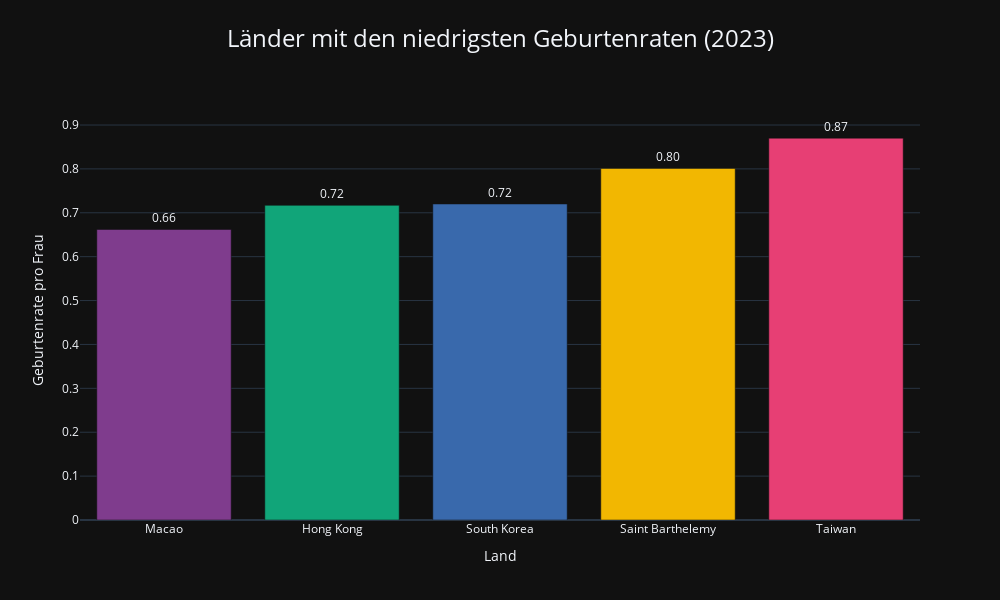
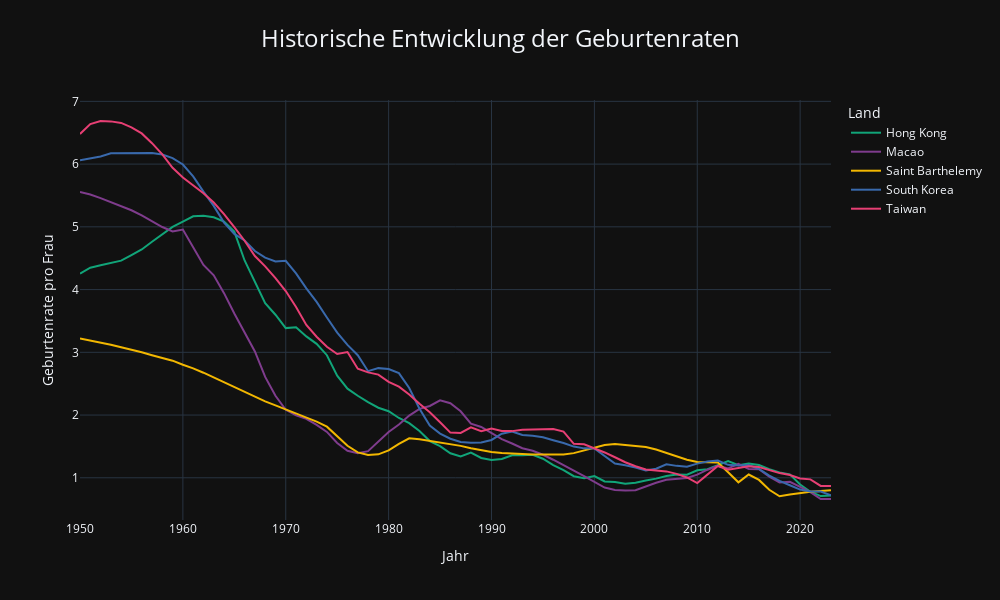

Here is the notebook cell these charts were saved with, in order:
### Markdown cell above
## TOP5 min() FTR

### Code cell
# Filtern der Daten für das Jahr 2023
fertility_2023 = fertility_rate[fertility_rate['years'] == 2023].copy()

# Sortieren nach Geburtenrate (aufsteigend)
lowest_fertility_2023 = fertility_2023.sort_values('children_per_woman_un').head(5)

# Anzeigen der Ergebnisse
print("Top 5 Länder mit den niedrigsten Geburtenraten im Jahr 2023:")
for i, (index, row) in enumerate(lowest_fertility_2023.iterrows(), 1):
    print(f"{i}. {row['entities']}: {row['children_per_woman_un']:.2f} Kinder pro Frau")

# Definieren einer konsistenten Farbpalette für die Länder
top5_lowest_countries = lowest_fertility_2023['entities'].tolist()
color_palette = px.colors.qualitative.Bold[:len(top5_lowest_countries)]
color_map = dict(zip(top5_lowest_countries, color_palette))

# Visualisierung der Top 5 Länder mit den niedrigsten Geburtenraten
fig = px.bar(
    lowest_fertility_2023,
    x='entities',
    y='children_per_woman_un',
    color='entities',  # Nach Ländern färben
    title='Länder mit den niedrigsten Geburtenraten (2023)',
    template='plotly_dark',
    color_discrete_map=color_map  # Konsistente Farben verwenden
)

# Layout anpassen
fig.update_layout(
    title={
        'text': 'Länder mit den niedrigsten Geburtenraten (2023)',
        'y': 0.95,
        'x': 0.5,
        'xanchor': 'center',
        'yanchor': 'top',
        'font': {'size': 24}
    },
    xaxis_title="Land",
    yaxis_title="Geburtenrate pro Frau",
    height=600,
    width=1000,
    showlegend=False  # Legende ausblenden, da die Länder bereits auf der x-Achse stehen
)

# Werte über den Balken anzeigen
fig.update_traces(
    texttemplate='%{y:.2f}',
    textposition='outside'
)

# Y-Achse bei 0 beginnen lassen
fig.update_yaxes(range=[0, max(lowest_fertility_2023['children_per_woman_un']) * 1.1])

# Anzeigen der Grafik
fig.show()

# Zusätzlich: Zeitliche Entwicklung dieser 5 Länder
historical_data = fertility_rate[fertility_rate['entities'].isin(top5_lowest_countries)]

# Liniendiagramm für die historische Entwicklung
fig_historical = px.line(
    historical_data,
    x='years',
    y='children_per_woman_un',
    color='entities',
    title='Historische Entwicklung der Geburtenraten in Ländern mit den niedrigsten Werten (2023)',
    template='plotly_dark',
    color_discrete_map=color_map  # Dieselbe Farbzuordnung wie im Balkendiagramm
)

# Layout anpassen
fig_historical.update_layout(
    title={
        'text': 'Historische Entwicklung der Geburtenraten',
        'y': 0.95,
        'x': 0.5,
        'xanchor': 'center',
        'yanchor': 'top',
        'font': {'size': 24}
    },
    xaxis_title="Jahr",
    yaxis_title="Geburtenrate pro Frau",
    legend_title="Land",
    height=600,
    width=1000
)

# Anzeigen der Grafik
fig_historical.show()

### Figure 1 — Plotly figure (JSON) as saved in the notebook; plotly's stock layout.template omitted (floating-point values rounded to 4 significant figures)
{"data": [{"hovertemplate": "entities=%{x}<br>children_per_woman_un=%{y}<extra></extra>", "legendgroup": "Macao", "marker": {"color": "rgb(127, 60, 141)", "pattern": {"shape": ""}}, "name": "Macao", "orientation": "v", "showlegend": true, "textposition": "outside", "texttemplate": "%{y:.2f}", "type": "bar", "x": ["Macao"], "xaxis": "x", "y": [0.662], "yaxis": "y"}, {"hovertemplate": "entities=%{x}<br>children_per_woman_un=%{y}<extra></extra>", "legendgroup": "Hong Kong", "marker": {"color": "rgb(17, 165, 121)", "pattern": {"shape": ""}}, "name": "Hong Kong", "orientation": "v", "showlegend": true, "textposition": "outside", "texttemplate": "%{y:.2f}", "type": "bar", "x": ["Hong Kong"], "xaxis": "x", "y": [0.717], "yaxis": "y"}, {"hovertemplate": "entities=%{x}<br>children_per_woman_un=%{y}<extra></extra>", "legendgroup": "South Korea", "marker": {"color": "rgb(57, 105, 172)", "pattern": {"shape": ""}}, "name": "South Korea", "orientation": "v", "showlegend": true, "textposition": "outside", "texttemplate": "%{y:.2f}", "type": "bar", "x": ["South Korea"], "xaxis": "x", "y": [0.72], "yaxis": "y"}, {"hovertemplate": "entities=%{x}<br>children_per_woman_un=%{y}<extra></extra>", "legendgroup": "Saint Barthelemy", "marker": {"color": "rgb(242, 183, 1)", "pattern": {"shape": ""}}, "name": "Saint Barthelemy", "orientation": "v", "showlegend": true, "textposition": "outside", "texttemplate": "%{y:.2f}", "type": "bar", "x": ["Saint Barthelemy"], "xaxis": "x", "y": [0.801], "yaxis": "y"}, {"hovertemplate": "entities=%{x}<br>children_per_woman_un=%{y}<extra></extra>", "legendgroup": "Taiwan", "marker": {"color": "rgb(231, 63, 116)", "pattern": {"shape": ""}}, "name": "Taiwan", "orientation": "v", "showlegend": true, "textposition": "outside", "texttemplate": "%{y:.2f}", "type": "bar", "x": ["Taiwan"], "xaxis": "x", "y": [0.87], "yaxis": "y"}], "layout": {"barmode": "relative", "height": 600, "legend": {"title": {"text": "entities"}, "tracegroupgap": 0}, "showlegend": false, "title": {"font": {"size": 24}, "text": "Länder mit den niedrigsten Geburtenraten (2023)", "x": 0.5, "xanchor": "center", "y": 0.95, "yanchor": "top"}, "width": 1000, "xaxis": {"anchor": "y", "categoryarray": ["Macao", "Hong Kong", "South Korea", "Saint Barthelemy", "Taiwan"], "categoryorder": "array", "domain": [0, 1], "title": {"text": "Land"}}, "yaxis": {"anchor": "x", "domain": [0, 1], "range": [0, 0.957], "title": {"text": "Geburtenrate pro Frau"}}}}

### Figure 2 — Plotly figure (JSON) as saved in the notebook; plotly's stock layout.template omitted (floating-point values rounded to 4 significant figures)
{"data": [{"hovertemplate": "entities=Hong Kong<br>years=%{x}<br>children_per_woman_un=%{y}<extra></extra>", "legendgroup": "Hong Kong", "line": {"color": "rgb(17, 165, 121)", "dash": "solid"}, "marker": {"symbol": "circle"}, "mode": "lines", "name": "Hong Kong", "orientation": "v", "showlegend": true, "type": "scatter", "x": [1950, 1951, 1952, 1953, 1954, 1955, 1956, 1957, 1958, 1959, 1960, 1961, 1962, 1963, 1964, 1965, 1966, 1967, 1968, 1969, 1970, 1971, 1972, 1973, 1974, 1975, 1976, 1977, 1978, 1979, 1980, 1981, 1982, 1983, 1984, 1985, 1986, 1987, 1988, 1989, 1990, 1991, 1992, 1993, 1994, 1995, 1996, 1997, 1998, 1999, 2000, 2001, 2002, 2003, 2004, 2005, 2006, 2007, 2008, 2009, 2010, 2011, 2012, 2013, 2014, 2015, 2016, 2017, 2018, 2019, 2020, 2021, 2022, 2023], "xaxis": "x", "y": [4.255, 4.349, 4.389, 4.427, 4.461, 4.55, 4.64, 4.763, 4.88, 4.998, 5.085, 5.169, 5.177, 5.152, 5.085, 4.923, 4.464, 4.123, 3.783, 3.599, 3.386, 3.4, 3.254, 3.135, 2.954, 2.627, 2.421, 2.308, 2.205, 2.117, 2.061, 1.953, 1.872, 1.745, 1.585, 1.504, 1.391, 1.339, 1.403, 1.316, 1.283, 1.299, 1.359, 1.359, 1.368, 1.304, 1.203, 1.123, 1.025, 0.994, 1.027, 0.941, 0.932, 0.904, 0.921, 0.957, 0.987, 1.03, 1.054, 1.05, 1.12, 1.136, 1.207, 1.265, 1.201, 1.227, 1.205, 1.136, 1.086, 1.055, 0.892, 0.778, 0.708, 0.717], "yaxis": "y"}, {"hovertemplate": "entities=Macao<br>years=%{x}<br>children_per_woman_un=%{y}<extra></extra>", "legendgroup": "Macao", "line": {"color": "rgb(127, 60, 141)", "dash": "solid"}, "marker": {"symbol": "circle"}, "mode": "lines", "name": "Macao", "orientation": "v", "showlegend": true, "type": "scatter", "x": [1950, 1951, 1952, 1953, 1954, 1955, 1956, 1957, 1958, 1959, 1960, 1961, 1962, 1963, 1964, 1965, 1966, 1967, 1968, 1969, 1970, 1971, 1972, 1973, 1974, 1975, 1976, 1977, 1978, 1979, 1980, 1981, 1982, 1983, 1984, 1985, 1986, 1987, 1988, 1989, 1990, 1991, 1992, 1993, 1994, 1995, 1996, 1997, 1998, 1999, 2000, 2001, 2002, 2003, 2004, 2005, 2006, 2007, 2008, 2009, 2010, 2011, 2012, 2013, 2014, 2015, 2016, 2017, 2018, 2019, 2020, 2021, 2022, 2023], "xaxis": "x", "y": [5.554, 5.515, 5.458, 5.396, 5.337, 5.264, 5.181, 5.092, 4.997, 4.926, 4.957, 4.674, 4.393, 4.227, 3.943, 3.619, 3.317, 3.014, 2.608, 2.307, 2.083, 1.994, 1.94, 1.843, 1.731, 1.554, 1.43, 1.391, 1.425, 1.58, 1.731, 1.849, 1.992, 2.098, 2.145, 2.235, 2.189, 2.06, 1.863, 1.81, 1.709, 1.615, 1.547, 1.471, 1.431, 1.367, 1.288, 1.205, 1.113, 1.025, 0.933, 0.845, 0.806, 0.798, 0.803, 0.862, 0.92, 0.967, 0.983, 0.997, 1.05, 1.129, 1.193, 1.15, 1.224, 1.142, 1.138, 1.019, 0.924, 0.936, 0.857, 0.772, 0.662, 0.662], "yaxis": "y"}, {"hovertemplate": "entities=Saint Barthelemy<br>years=%{x}<br>children_per_woman_un=%{y}<extra></extra>", "legendgroup": "Saint Barthelemy", "line": {"color": "rgb(242, 183, 1)", "dash": "solid"}, "marker": {"symbol": "circle"}, "mode": "lines", "name": "Saint Barthelemy", "orientation": "v", "showlegend": true, "type": "scatter", "x": [1950, 1951, 1952, 1953, 1954, 1955, 1956, 1957, 1958, 1959, 1960, 1961, 1962, 1963, 1964, 1965, 1966, 1967, 1968, 1969, 1970, 1971, 1972, 1973, 1974, 1975, 1976, 1977, 1978, 1979, 1980, 1981, 1982, 1983, 1984, 1985, 1986, 1987, 1988, 1989, 1990, 1991, 1992, 1993, 1994, 1995, 1996, 1997, 1998, 1999, 2000, 2001, 2002, 2003, 2004, 2005, 2006, 2007, 2008, 2009, 2010, 2011, 2012, 2013, 2014, 2015, 2016, 2017, 2018, 2019, 2020, 2021, 2022, 2023], "xaxis": "x", "y": [3.221, 3.191, 3.161, 3.122, 3.08, 3.044, 3.0, 2.954, 2.907, 2.867, 2.802, 2.745, 2.675, 2.599, 2.523, 2.444, 2.365, 2.288, 2.219, 2.154, 2.089, 2.023, 1.959, 1.895, 1.815, 1.667, 1.51, 1.405, 1.362, 1.374, 1.437, 1.54, 1.63, 1.615, 1.589, 1.564, 1.536, 1.509, 1.472, 1.436, 1.411, 1.395, 1.384, 1.374, 1.372, 1.37, 1.369, 1.373, 1.393, 1.436, 1.491, 1.524, 1.538, 1.524, 1.514, 1.49, 1.45, 1.4, 1.34, 1.288, 1.252, 1.243, 1.245, 1.09, 0.928, 1.052, 0.966, 0.809, 0.706, 0.734, 0.758, 0.777, 0.789, 0.801], "yaxis": "y"}, {"hovertemplate": "entities=South Korea<br>years=%{x}<br>children_per_woman_un=%{y}<extra></extra>", "legendgroup": "South Korea", "line": {"color": "rgb(57, 105, 172)", "dash": "solid"}, "marker": {"symbol": "circle"}, "mode": "lines", "name": "South Korea", "orientation": "v", "showlegend": true, "type": "scatter", "x": [1950, 1951, 1952, 1953, 1954, 1955, 1956, 1957, 1958, 1959, 1960, 1961, 1962, 1963, 1964, 1965, 1966, 1967, 1968, 1969, 1970, 1971, 1972, 1973, 1974, 1975, 1976, 1977, 1978, 1979, 1980, 1981, 1982, 1983, 1984, 1985, 1986, 1987, 1988, 1989, 1990, 1991, 1992, 1993, 1994, 1995, 1996, 1997, 1998, 1999, 2000, 2001, 2002, 2003, 2004, 2005, 2006, 2007, 2008, 2009, 2010, 2011, 2012, 2013, 2014, 2015, 2016, 2017, 2018, 2019, 2020, 2021, 2022, 2023], "xaxis": "x", "y": [6.063, 6.089, 6.122, 6.171, 6.174, 6.169, 6.175, 6.178, 6.152, 6.096, 5.994, 5.803, 5.562, 5.334, 5.068, 4.887, 4.782, 4.615, 4.51, 4.447, 4.459, 4.259, 4.02, 3.803, 3.555, 3.313, 3.119, 2.954, 2.699, 2.748, 2.734, 2.669, 2.431, 2.102, 1.832, 1.705, 1.623, 1.571, 1.558, 1.564, 1.603, 1.702, 1.738, 1.683, 1.67, 1.646, 1.599, 1.555, 1.497, 1.469, 1.467, 1.342, 1.227, 1.199, 1.164, 1.115, 1.145, 1.215, 1.19, 1.178, 1.226, 1.258, 1.274, 1.206, 1.197, 1.202, 1.14, 1.035, 0.951, 0.881, 0.812, 0.783, 0.78, 0.72], "yaxis": "y"}, {"hovertemplate": "entities=Taiwan<br>years=%{x}<br>children_per_woman_un=%{y}<extra></extra>", "legendgroup": "Taiwan", "line": {"color": "rgb(231, 63, 116)", "dash": "solid"}, "marker": {"symbol": "circle"}, "mode": "lines", "name": "Taiwan", "orientation": "v", "showlegend": true, "type": "scatter", "x": [1950, 1951, 1952, 1953, 1954, 1955, 1956, 1957, 1958, 1959, 1960, 1961, 1962, 1963, 1964, 1965, 1966, 1967, 1968, 1969, 1970, 1971, 1972, 1973, 1974, 1975, 1976, 1977, 1978, 1979, 1980, 1981, 1982, 1983, 1984, 1985, 1986, 1987, 1988, 1989, 1990, 1991, 1992, 1993, 1994, 1995, 1996, 1997, 1998, 1999, 2000, 2001, 2002, 2003, 2004, 2005, 2006, 2007, 2008, 2009, 2010, 2011, 2012, 2013, 2014, 2015, 2016, 2017, 2018, 2019, 2020, 2021, 2022, 2023], "xaxis": "x", "y": [6.481, 6.637, 6.687, 6.681, 6.656, 6.586, 6.489, 6.334, 6.154, 5.942, 5.787, 5.666, 5.535, 5.387, 5.202, 4.994, 4.778, 4.534, 4.37, 4.184, 3.976, 3.723, 3.436, 3.249, 3.089, 2.973, 3.004, 2.738, 2.68, 2.645, 2.53, 2.453, 2.327, 2.179, 2.046, 1.884, 1.72, 1.715, 1.803, 1.743, 1.787, 1.746, 1.744, 1.767, 1.771, 1.782, 1.779, 1.736, 1.541, 1.533, 1.472, 1.404, 1.327, 1.248, 1.185, 1.133, 1.118, 1.102, 1.062, 1.005, 0.916, 1.059, 1.188, 1.13, 1.162, 1.185, 1.171, 1.121, 1.075, 1.045, 0.99, 0.975, 0.87, 0.87], "yaxis": "y"}], "layout": {"height": 600, "legend": {"title": {"text": "Land"}, "tracegroupgap": 0}, "title": {"font": {"size": 24}, "text": "Historische Entwicklung der Geburtenraten", "x": 0.5, "xanchor": "center", "y": 0.95, "yanchor": "top"}, "width": 1000, "xaxis": {"anchor": "y", "domain": [0, 1], "title": {"text": "Jahr"}}, "yaxis": {"anchor": "x", "domain": [0, 1], "title": {"text": "Geburtenrate pro Frau"}}}}
